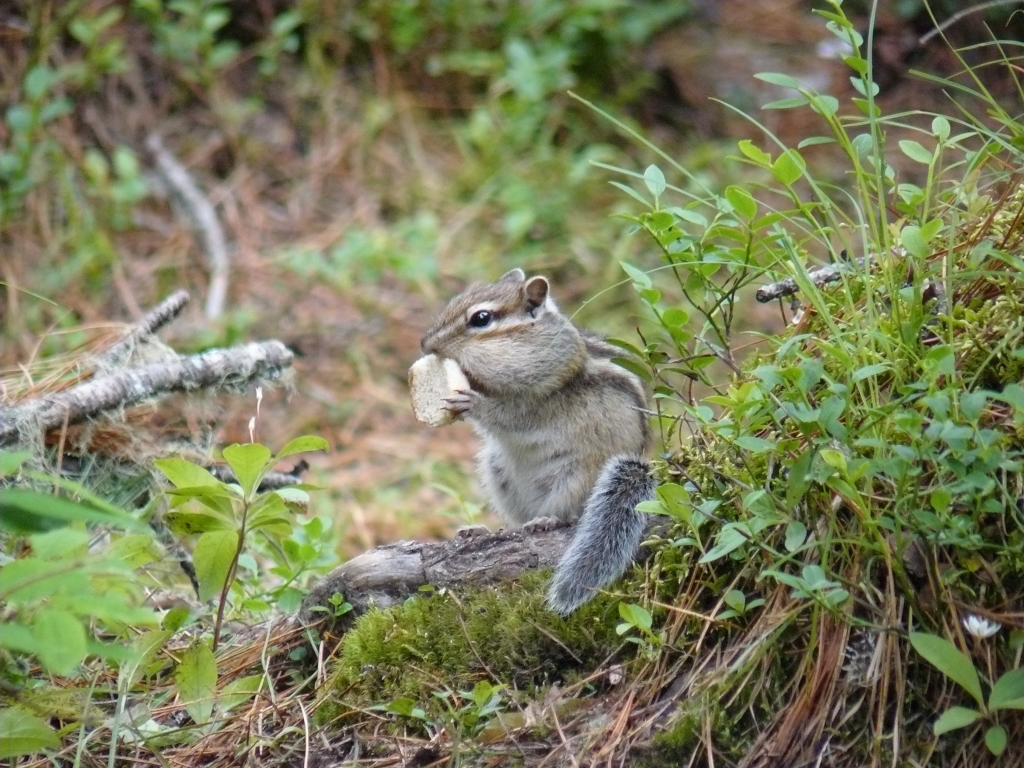
#> input picture PT/Unit19_4/tests/images/P1040103.jpg, 3072 x 2304 px (shown at 1/3 size); its folder holds 2 pictures in this run
$ python image_compression.py
#> lines starting #> are read from the running program, lines starting #| are printed output that depends on the picture
# Жмем любые изображения для сайта "дом питомца"
from PIL import Image
import glob

types = ('*.png', '*.jpg')
files_grabbed = []


def img_compress():
    for files in types:
        files_grabbed.extend(glob.glob(files))
    for i in files_grabbed:
        img = Image.open(i)
#> img is the input picture: PIL image 3072x2304 RGB; mean R, G, B 121.2, 124.7, 90.1
        if img.height > 300 or img.width > 300:
            output_size = (300, 300)
            img.thumbnail(output_size)
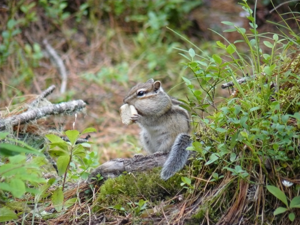
#> img: PIL image 300x225 RGB; mean R, G, B 121.2, 124.6, 90.1
            img.save(f'output/{i}')

img_compress()
